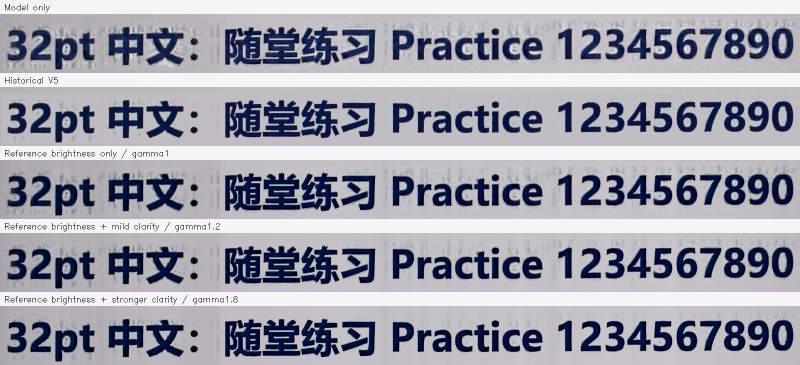
#> input picture evaluation/adaptive_prepost_frozen_v1_20261020/evidence/crops/002.png, 1600 x 730 px (shown at 1/2 size)
$ python -i postprocess_ppt_dehalo_20260924.py   (imports and definitions only)
#> lines starting #> are read from the running program, lines starting #| are printed output that depends on the picture; after the words box and inside, x2 and y2 are one past the last pixel; in counts of white or black regions, pixels touching at a corner belong together
#> further down, picture is the input picture: shape (730, 1600, 3); mean B, G, R 174.3, 163.2, 162.8
"""Offline traditional exterior halo suppression; frozen task plan dated 20260924."""
import argparse
import hashlib
import json
from pathlib import Path

import cv2
import numpy as np
from scipy.ndimage import binary_fill_holes


# [10 lines left out: function write_png, not called in this run]


def dilate(mask, radius):
    """@luna-comment Input: bool mask, radius pixels. Output: expanded bool mask.
    Key Steps: elliptical dilation. Key Params: odd kernel diameter 2r+1.
    State/Dependencies: OpenCV, no shared mutable state.
    """
    kernel = cv2.getStructuringElement(cv2.MORPH_ELLIPSE, (2 * radius + 1,) * 2)
    return cv2.dilate(mask.astype(np.uint8), kernel).astype(bool)


def smoothstep(value):
    """@luna-comment Input: float array. Output: continuous ramp in [0,1].
    Key Steps: clamp and cubic map. Key Params: endpoints 0 and 1.
    State/Dependencies: NumPy only; no side effects.
    """
    value = np.clip(value, 0, 1)
    return value * value * (3 - 2 * value)


def prepare(image, robust_seed=False):
    """@luna-comment Input: uint8 BGR image. Output: background and fixed masks.
    Key Steps: dominant slide ROI, dark seeds, masked background smoothing.
    Key Params: optional median31 seed; core max(24,.18B); exclusion8; sigma22/48.
    State/Dependencies: OpenCV and SciPy; full-resolution float buffers local.
    """
#> called with robust_seed = False
    source = image.astype(np.float32)
    y = cv2.cvtColor(source, cv2.COLOR_BGR2GRAY)
    h, w = y.shape
#> h = 730; w = 1600
    small = cv2.resize(y, (max(1, w // 4), max(1, h // 4)), interpolation=cv2.INTER_AREA)
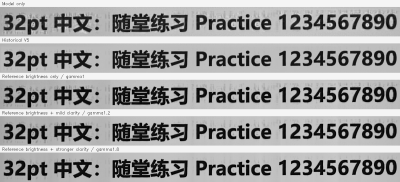
#> small: shape (182, 400) float32; min 3.93, max 245, mean 164.3
    light = cv2.morphologyEx((small > 85).astype(np.uint8), cv2.MORPH_CLOSE, np.ones((9, 9), np.uint8))
#> light: shape (182, 400); every value is 1
    n, labels, stats, _ = cv2.connectedComponentsWithStats(light)
#> labels: shape (182, 400) int32; every value is 1
#> n = 2; stats = [[-1, 2147483647, 0, 0, 0], [0, 0, 400, 182, 72800]]
    if n <= 1:
        raise ValueError('No bright slide region')
    region = binary_fill_holes(labels == (1 + np.argmax(stats[1:, cv2.CC_STAT_AREA]))).astype(np.uint8)
    region = cv2.erode(region, np.ones((9, 9), np.uint8))
    roi = cv2.resize(region, (w, h), interpolation=cv2.INTER_NEAREST).astype(bool)
#> roi: shape (730, 1600) bool; every value is 1
    if robust_seed:
        initial = cv2.medianBlur(np.clip(np.rint(small), 0, 255).astype(np.uint8), 31).astype(np.float32)
        initial = cv2.GaussianBlur(initial, (0, 0), 2)
    else:
        initial = cv2.morphologyEx(small, cv2.MORPH_CLOSE, np.ones((31, 31), np.uint8))
        initial = cv2.GaussianBlur(initial, (0, 0), 5)
    initial = cv2.resize(initial, (w, h), interpolation=cv2.INTER_LINEAR)
#> initial: shape (730, 1600) float32
    core = roi & ((initial - y) > np.maximum(24, .18 * initial))
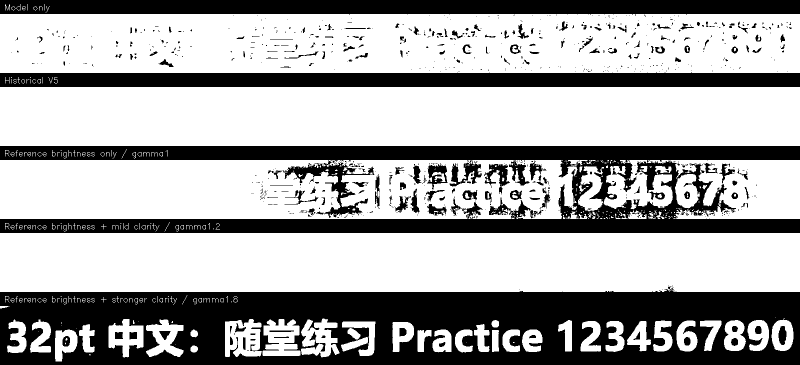
#> core: shape (730, 1600) bool (shown at 1/2 size); 65.7% white; 796 black regions (599 under 20 px), largest, box (x1, y1, x2, y2) and area: (0, 573, 1600, 730) 177730, (0, 292, 1600, 466) 105453, (0, 0, 1600, 30) 44608
    weight = (roi & ~dilate(core, 8)).astype(np.float32)
#> in dilate, `return cv2.dilate(mask.astype(np.uint8), kernel).astype(bool)`: returned value: shape (730, 1600) bool; 84.5% white; 40 black regions (21 under 20 px), largest, box (x1, y1, x2, y2) and area: (0, 590, 1600, 730) 103614, (89, 0, 1600, 21) 29956, (123, 153, 1600, 166) 17720
    denominator = cv2.GaussianBlur(weight, (0, 0), 22)
    numerator = cv2.GaussianBlur(source * weight[..., None], (0, 0), 22)
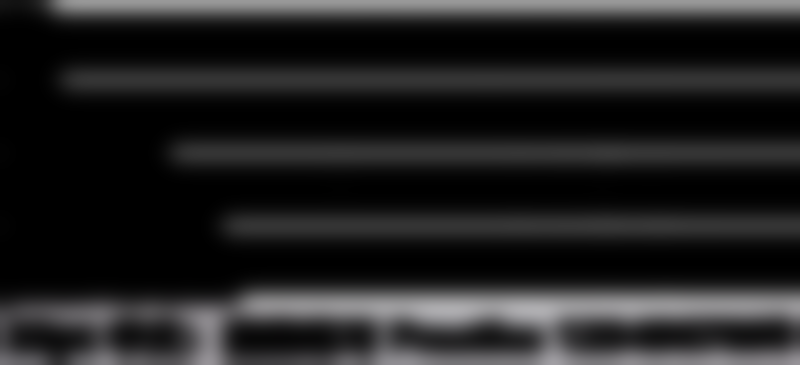
#> numerator: shape (730, 1600, 3) float32 (shown at 1/2 size); mean B, G, R 34.3, 33.9, 34.1
    background = numerator / np.maximum(denominator[..., None], 1e-6)
    den_large = cv2.GaussianBlur(weight, (0, 0), 48)
    num_large = cv2.GaussianBlur(source * weight[..., None], (0, 0), 48)
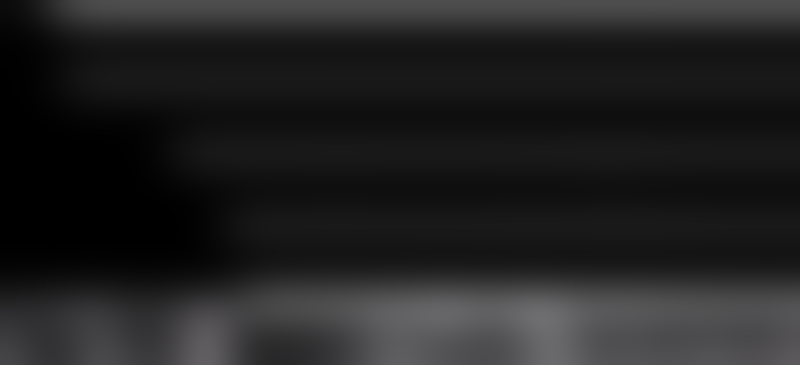
#> num_large: shape (730, 1600, 3) float32 (shown at 1/2 size); mean B, G, R 34.3, 33.9, 34.1
    large = num_large / np.maximum(den_large[..., None], 1e-6)
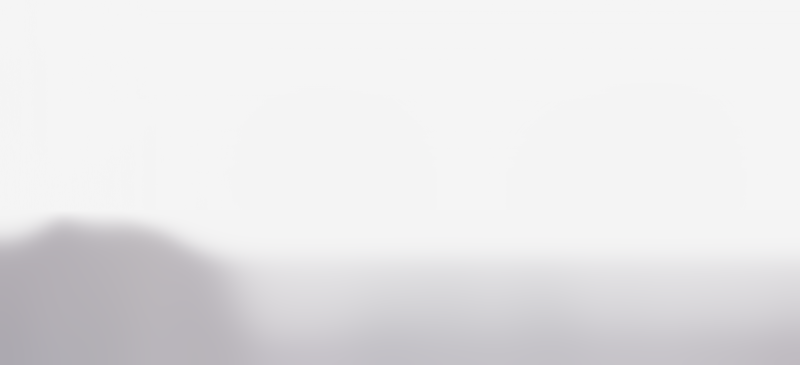
#> large: shape (730, 1600, 3) float32 (shown at 1/2 size); mean B, G, R 232.1, 230.5, 231.4
    blend = smoothstep((denominator - .02) / .10)[..., None]
    background = blend * background + (1 - blend) * large
    support = smoothstep((den_large - .02) / .06)
#> in smoothstep (call 2), `return value * value * (3 - 2 * value)`:
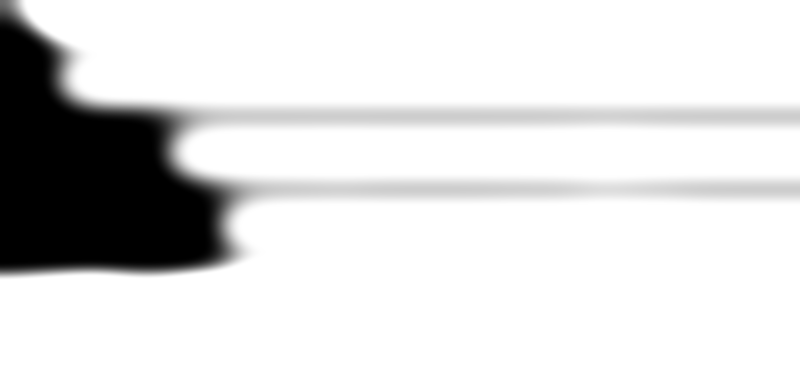
#> returned value: shape (730, 1600) float32 (shown at 1/2 size); min 0, max 1, mean 0.856
    distance = cv2.distanceTransform((~core).astype(np.uint8), cv2.DIST_L2, cv2.DIST_MASK_PRECISE)
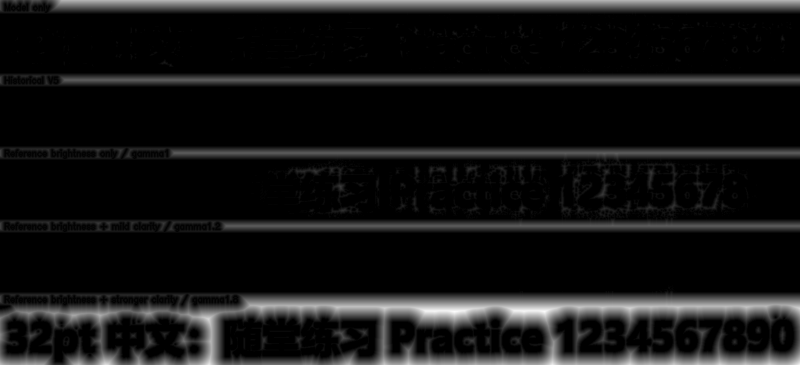
#> distance: shape (730, 1600) float32 (shown at 1/2 size); min 0, max 39.56, mean 3.2; drawn with min black and max white
    return source, y, roi, core, background, support, distance


# [109 lines left out: functions correct, main, not called in this run]


# [2 lines not run here, left out]

>>> import cv2
>>> picture = cv2.imread('../evaluation/adaptive_prepost_frozen_v1_20261020/evidence/crops/002.png')
>>> result = prepare(picture)
#> result = 7 items
